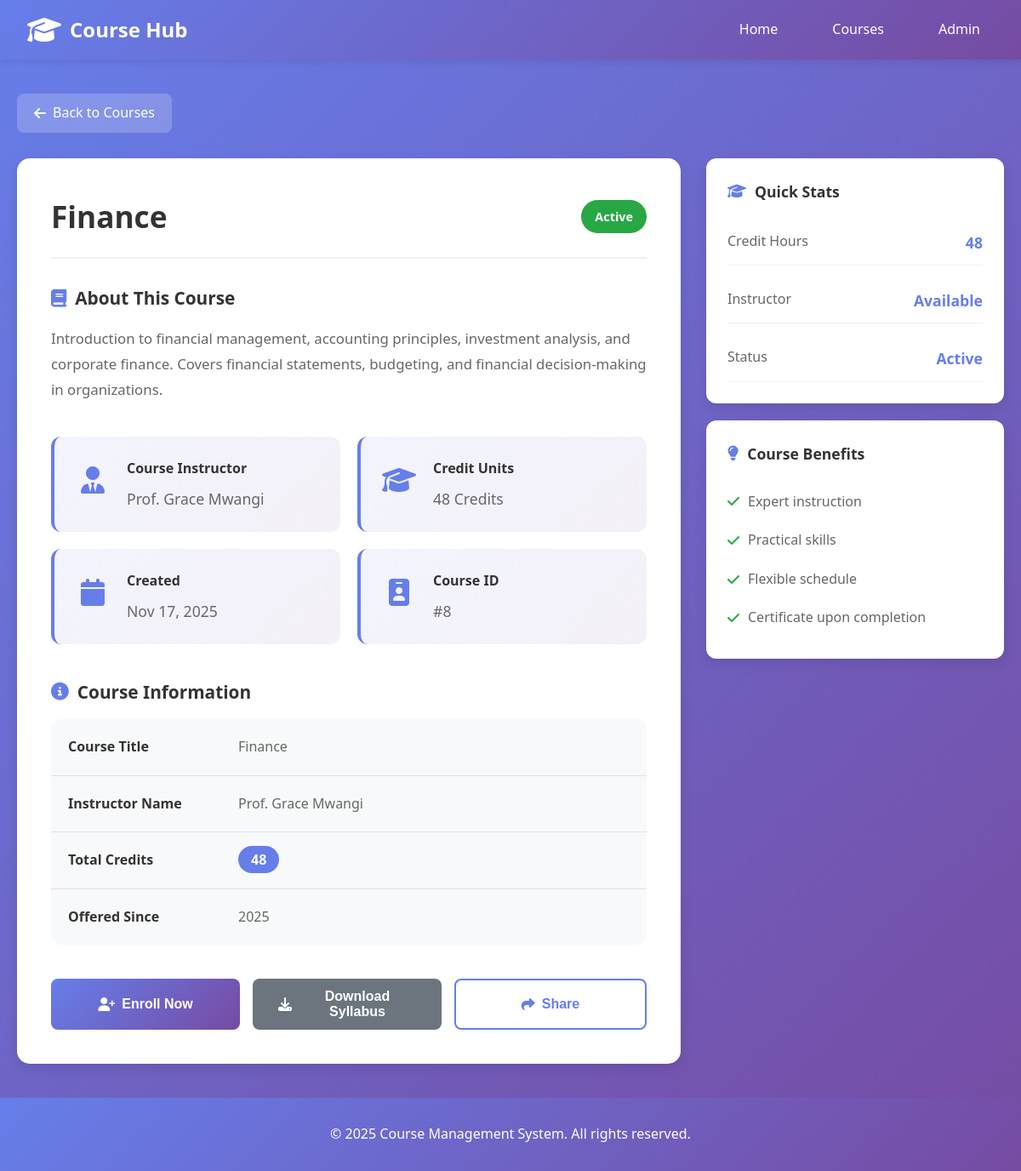
/courses/8/, run on the app's committed database.
### courses/models.py (models this page shows, shortened)
class Course(models.Model):
    name = models.CharField(max_length=100)
    description = models.TextField(blank=True)
    instructor = models.CharField(max_length=100)
    credits = models.IntegerField(default=3)
    created_at = models.DateTimeField(auto_now_add=True)
    class Meta:
        ordering = ['name']

### courses/views.py (the view)
# urls.py: path('<int:course_id>/', views.course_detail, name='course_detail'),
def course_detail(request, course_id):
    course = get_object_or_404(Course, id=course_id)
    return render(request, 'courses/course_detail.html', {'course': course})

### courses/templates/courses/course_detail.html (shortened to what this page needs)
{% extends 'base.html' %}
{% load static %}
{% block content %}
<div class="course-detail-header">
    <a href="/courses/" class="back-link">
        <i class="fas fa-arrow-left"></i> Back to Courses
    </a>
</div>
<div class="course-detail-container">
    <div class="course-main">
        <div class="detail-card">
            <div class="detail-title">
                <h1>{{ course.name }}</h1>
                <span class="status-badge">Active</span>
            </div>
            <div class="detail-section">
                <h3><i class="fas fa-book"></i> About This Course</h3>
                <p class="description-full">{{ course.description }}</p>
            </div>
            <div class="detail-grid">
                <div class="detail-item">
                    <div class="detail-icon">
                        <i class="fas fa-user-tie"></i>
                    </div>
                    <div class="detail-content">
                        <h4>Course Instructor</h4>
                        <p>{{ course.instructor }}</p>
                    </div>
                </div>
                <div class="detail-item">
                    <div class="detail-icon">
                        <i class="fas fa-graduation-cap"></i>
                    </div>
                    <div class="detail-content">
                        <h4>Credit Units</h4>
                        <p>{{ course.credits }} Credits</p>
                    </div>
                </div>
                <div class="detail-item">
                    <div class="detail-icon">
                        <i class="fas fa-calendar"></i>
                    </div>
                    <div class="detail-content">
                        <h4>Created</h4>
                        <p>{{ course.created_at|date:"M d, Y" }}</p>
                    </div>
                </div>
                <div class="detail-item">
                    <div class="detail-icon">
                        <i class="fas fa-id-badge"></i>
                    </div>
                    <div class="detail-content">
                        <h4>Course ID</h4>
                        <p>#{{ course.id }}</p>
                    </div>
                </div>
            </div>
            <div class="detail-section">
                <h3><i class="fas fa-info-circle"></i> Course Information</h3>
                <div class="info-table">
                    <div class="info-row">
                        <div class="info-label">Course Title</div>
                        <div class="info-value">{{ course.name }}</div>
                    </div>
                    <div class="info-row">
                        <div class="info-label">Instructor Name</div>
                        <div class="info-value">{{ course.instructor }}</div>
                    </div>
                    <div class="info-row">
                        <div class="info-label">Total Credits</div>
                        <div class="info-value">
                            <span class="credit-badge">{{ course.credits }}</span>
                        </div>
                    </div>
                    <div class="info-row">
                        <div class="info-label">Offered Since</div>
                        <div class="info-value">{{ course.created_at|date:"Y" }}</div>
                    </div>
                </div>
            </div>
            <div class="action-buttons">
                <button class="btn btn-primary" onclick="enrollCourse()">
                    <i class="fas fa-user-plus"></i> Enroll Now
                </button>
                <button class="btn btn-secondary" onclick="downloadSyllabus()">
                    <i class="fas fa-download"></i> Download Syllabus
                </button>
                <button class="btn btn-outline" onclick="shareButton()">
                    <i class="fas fa-share"></i> Share
                </button>
            </div>
        </div>
    </div>
    <div class="course-sidebar">
        <div class="sidebar-card">
            <h3><i class="fas fa-graduation-cap"></i> Quick Stats</h3>
            <div class="stats-list">
                <div class="stat-item">
                    <span>Credit Hours</span>
                    <strong>{{ course.credits }}</strong>
                </div>
                <div class="stat-item">
                    <span>Instructor</span>
                    <strong>Available</strong>
                </div>
                <div class="stat-item">
                    <span>Status</span>
                    <strong>Active</strong>
                </div>
            </div>
        </div>
        <div class="sidebar-card">
            <h3><i class="fas fa-lightbulb"></i> Course Benefits</h3>
            <ul class="benefits-list">
                <li><i class="fas fa-check"></i> Expert instruction</li>
                <li><i class="fas fa-check"></i> Practical skills</li>
                <li><i class="fas fa-check"></i> Flexible schedule</li>
                <li><i class="fas fa-check"></i> Certificate upon completion</li>
            </ul>
        </div>
    </div>
</div>
{% endblock %}

### courses/static/css/style.css (style rules this page uses)
* { margin: 0; padding: 0; box-sizing: border-box; }
body { font-family: 'Segoe UI', Tahoma, Geneva, Verdana, sans-serif; line-height: 1.6; color: #333; background: linear-gradient(135deg, #667eea 0%, #764ba2 100%); min-height: 100vh; display: flex; flex-direction: column; }
.btn { padding: 12px 30px; border: none; border-radius: 8px; cursor: pointer; font-size: 1rem; font-weight: 600; transition: all 0.3s ease; display: inline-flex; align-items: center; gap: 8px; text-decoration: none; }
.btn-primary { background: linear-gradient(135deg, #667eea 0%, #764ba2 100%); color: white; }
.btn-secondary { background: #6c757d; color: white; }
.btn-outline { background: transparent; color: #667eea; border: 2px solid #667eea; }
.course-detail-header { margin-bottom: 30px; }
.back-link { color: white; text-decoration: none; font-size: 1rem; display: inline-flex; align-items: center; gap: 8px; padding: 10px 20px; background: rgba(255, 255, 255, 0.2); border-radius: 8px; transition: all 0.3s ease; }
.course-detail-container { display: grid; grid-template-columns: 1fr 350px; gap: 30px; }
.detail-card { background: white; border-radius: 15px; padding: 40px; box-shadow: 0 5px 15px rgba(0, 0, 0, 0.1); }
.detail-title { display: flex; justify-content: space-between; align-items: center; margin-bottom: 30px; padding-bottom: 20px; border-bottom: 2px solid #f0f0f0; }
.detail-title h1 { color: #333; font-size: 2.2rem; margin: 0; }
.status-badge { background: #28a745; color: white; padding: 8px 16px; border-radius: 20px; font-size: 0.9rem; font-weight: 600; }
.detail-section { margin-bottom: 40px; }
.detail-section h3 { color: #333; margin-bottom: 15px; font-size: 1.3rem; display: flex; align-items: center; gap: 10px; }
.detail-section h3 i { color: #667eea; }
.description-full { color: #666; line-height: 1.8; font-size: 1.05rem; }
.detail-grid { display: grid; grid-template-columns: repeat(auto-fit, minmax(250px, 1fr)); gap: 20px; margin-bottom: 40px; }
.detail-item { background: linear-gradient(135deg, #667eea15 0%, #764ba215 100%); padding: 25px; border-radius: 12px; display: flex; gap: 20px; align-items: flex-start; border-left: 4px solid #667eea; }
.detail-icon { font-size: 2rem; color: #667eea; min-width: 40px; text-align: center; }
.detail-content h4 { color: #333; margin-bottom: 8px; font-size: 1rem; }
.detail-content p { color: #666; font-size: 1.1rem; }
.info-table { background: #f8f9fa; border-radius: 12px; overflow: hidden; }
.info-row { display: grid; grid-template-columns: 200px 1fr; padding: 20px; border-bottom: 1px solid #e0e0e0; }
.info-row:last-child { border-bottom: none; }
.info-label { font-weight: 600; color: #333; }
.info-value { color: #666; }
.credit-badge { background: #667eea; color: white; padding: 5px 15px; border-radius: 20px; font-weight: 600; }
.action-buttons { display: flex; gap: 15px; margin-top: 40px; flex-wrap: wrap; }
.action-buttons .btn { flex: 1; min-width: 150px; justify-content: center; }
.course-sidebar { display: flex; flex-direction: column; gap: 20px; }
.sidebar-card { background: white; padding: 25px; border-radius: 12px; box-shadow: 0 5px 15px rgba(0, 0, 0, 0.1); height: fit-content; position: sticky; top: 100px; }
.sidebar-card h3 { color: #333; margin-bottom: 20px; font-size: 1.1rem; display: flex; align-items: center; gap: 10px; }
.sidebar-card h3 i { color: #667eea; }
.stats-list { display: flex; flex-direction: column; gap: 15px; }
.stat-item { display: flex; justify-content: space-between; padding: 12px 0; border-bottom: 1px solid #f0f0f0; }
.stat-item span { color: #666; }
.stat-item strong { color: #667eea; font-size: 1.1rem; }
.benefits-list { list-style: none; }
.benefits-list li { padding: 10px 0; color: #666; display: flex; align-items: center; gap: 10px; }
.benefits-list i { color: #28a745; font-weight: bold; }

### data on the page
Course: name "Finance", description "Introduction to financial management, accounting principles, investment analysis, and corporate finance. Covers financial statements, budgeting, and financial decision-making in organizations.", instructor "Prof. Grace Mwangi", credits "48", created_at "Nov 17, 2025", id "8", created_at "2025"
